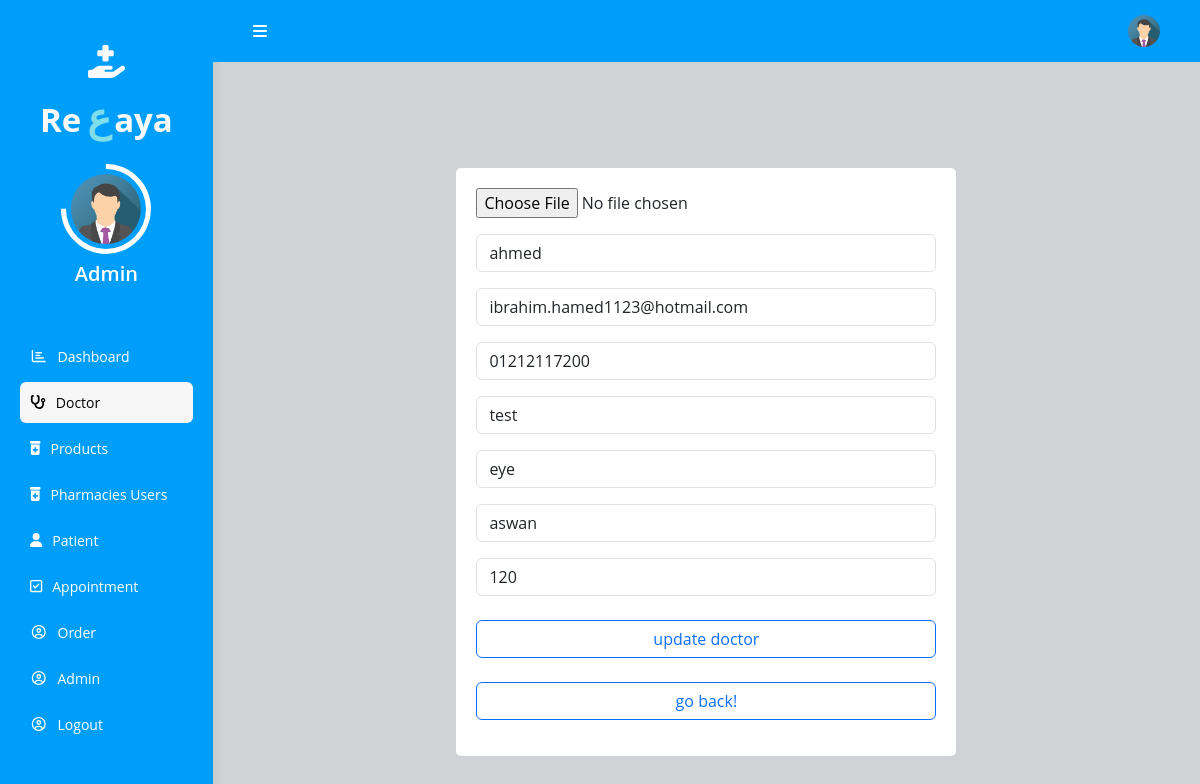
/dashboard/doctors_update.php?edit=154 (signed in), run on the app's committed database.
### tables this page shows
CREATE TABLE `users` (
  `id` int(11) NOT NULL,
  `name` varchar(255) NOT NULL,
  `email` varchar(255) NOT NULL,
  `phone` varchar(255) NOT NULL,
  `address` varchar(255) NOT NULL,
  `role` varchar(255) DEFAULT NULL,
  `gender` varchar(255) DEFAULT NULL,
  `specialization` varchar(255) NOT NULL,
  `price` varchar(255) DEFAULT NULL,
  `docDesc` varchar(255) DEFAULT NULL,
  `image` varchar(255) NOT NULL,
  `password` varchar(255) NOT NULL
);

### dashboard/doctors_update.php (the view, shortened to what this page needs)
<?php
require_once("../componant/config.php");
$id = $_GET['edit'];
$adminId=$_SESSION['id'];
   $query = mysqli_query($conn, "SELECT * FROM users where role='admin' AND id='$adminId'");
   $fetch = mysqli_fetch_array($query);
   $adminName= "<h5 class='text-success text-white mb-3
   '>" . $fetch['name'] . "</h5>";
?>
<!DOCTYPE html>
<html lang="en">
<head>
    <link rel="stylesheet" href="../css/bootstrap.min.css" />
    <link rel="stylesheet" href="../css/all.min.css" />
    <link rel="stylesheet" href="../css/dashboard.css" />
</head>
<body>
    <div class="page d-flex">
        <div id="side" class="sidebar">
            <div class="logo text-center text-white">
                <a class="logo__icon d-block text-light fw-bold" href="home.php"><i
                        class="fa-solid fa-hand-holding-medical"></i>
                    Re<span>ع</span>aya</a>
                <a class="img__link d-block" href="#"><img class="img-fluid" src="../images/admin.png"
                        alt="Admin" /></a>
                <h5 class="mt-2 mb-2 fw-semibold">Admin<h5><?php echo $adminName?></h5>
                </h5>
            </div>
            <ul>
                <li>
                    <a class=" d-flex align-items-center" href="dashboard.php">
                        <i class="fa-regular fa-chart-bar fa-fw"></i>
                        <span>Dashboard</span>
                    </a>
                </li>
                <li>
                    <a class="active d-flex align-items-center" href="doctors.php">
                        <i class="fa-solid fa-stethoscope"></i>
                        <span>Doctor</span>
                    </a>
                </li>
                <li>
                    <a class=" d-flex align-items-center" href="products.php">
                        <i class="fa-solid fa-prescription-bottle-medical"></i>
                        <span>Products</span>
                    </a>
                </li>
                <li>
                    <a class="d-flex align-items-center" href="pharmacie_users.php">
                        <i class="fa-solid fa-prescription-bottle-medical"></i>
                        <span>Pharmacies Users</span>
                    </a>
                </li>
                <li>
                    <a class="d-flex align-items-center" href="patient.php">
                        <i class="fa-solid fa-user"></i>
                        <span>Patient</span>
                    </a>
                </li>
                <li>
                    <a class="d-flex align-items-center" href="appointment.php">
                        <i class="fa-regular fa-square-check"></i>
                        <span>Appointment</span>
                    </a>
                </li>
                <li>
                    <a class="d-flex align-items-center" href="order.php">
                        <i class="fa-regular fa-circle-user fa-fw"></i>
                        <span>Order</span>
                    </a>
                </li>
                <li>
                    <a class="d-flex align-items-center" href="admin.php">
                        <i class="fa-regular fa-circle-user fa-fw"></i>
                        <span>Admin</span>
                    </a>
                </li>
                <li>
                    <a class="d-flex align-items-center" href="../logout.php">
                        <i class="fa-regular fa-circle-user fa-fw"></i>
                        <span>Logout</span>
                    </a>
                </li>
            </ul>
        </div>
        <div class="content">
            <div class="head">
                <div onclick="hide()" class="menu">
                    <i class="fa-solid fa-bars"></i>
                </div>
                <div class="icon d-flex align-items-center">
                    <img src="images/admin.png" alt="" />
                </div>
            </div>
            <div class="popedit" id="pop">
                <div class="form-container">
                    <?php
$select = mysqli_query($conn, "SELECT * FROM users WHERE id  = '$id'");
while ($row = mysqli_fetch_assoc($select)) {
?>
                    <form method="post" id="addForm" enctype="multipart/form-data">
                        <div class="input-control mb-3">
                            <input type="file" class="box" name="doctor_img" accept="image/png, image/jpeg, image/jpg">
                        </div>
                        <div class="input-control mb-3">
                            <input type="text" class="form-control" id="validateName" name="doctor_name"
                                value="<?php echo $row['name']; ?>" />
                        </div>
                        <div class="input-control mb-3">
                            <input type="text" class="form-control" id="validateEmail" placeholder="Email"
                                name="doctor_email" value="<?php echo $row['email']; ?>" />
                        </div>
                        <div class="input-control mb-3">
                            <input type="text" class="form-control" id="validatePhone" placeholder="Phone"
                                name="doctor_phone" value="<?php echo $row['phone']; ?>" />
                        </div>
                        <div class="input-control mb-3">
                            <input type="text" class="form-control" id="validateSpecialization"
                                placeholder="Doctor Descripition" name="doctor_descrip"
                                value="<?php echo $row['docDesc']; ?>" />
                        </div>
                        <div class="input-control mb-3">
                            <input type="text" class="form-control" id="validateSpecialization"
                                placeholder="specialization" value="<?php echo $row['specialization']; ?>" />
                        </div>
                        <div class="input-control mb-3">
                            <input type="text" class="form-control" id="validateAddress" placeholder="Address"
                                name="doctor_adress" value="<?php echo $row['address']; ?>" />
                        </div>
                        <div class="input-control mb-3">
                            <input type="text" class="form-control" id="validateAddress" placeholder="Examination price"
                                name="examination_price" value="<?php echo $row['price']; ?>" />
                        </div>
                        <div class="input-control mb-3 mt-4">
                            <input type="submit" class="form-control btn btn-outline-primary" id="submit"
                                name="update_doctor" value="update doctor" />
                        </div>
                        <div class="input-control mb-3 mt-4">
                            <a href="doctor_admin.php"> <input type="submit!"
                                    class="form-control btn btn-outline-primary" id="submit" value="go back!" /></a>
                        </div>
                    </form>
                    <?php }
         ; ?>
                </div>
            </div>
        </div>
    </div>
</body>
</html>

### css/dashboard.css (style rules this page uses)
:root { --blue-color: #009efb; --blue-alt-color: #0d69d5; --success-color: #09c372; --error-color: #ff3860; }
* { box-sizing: border-box; }
body { font-family: "Open Sans", sans-serif; margin: 0; }
a { text-decoration: none; }
ul { list-style: none; padding: 0; }
.page { background-color: #f1f5f9; min-height: 100vh; }
.popedit { background-color: rgba(52, 49, 49, 0.176); width: 100%; height: 100%; top: 0; left: 0; display: flex; align-items: center; justify-content: center; }
.form-container { width: 500px; padding: 20px; background: #fff; border-radius: 5px; position: relative; }
.form-container input::placeholder { font-size: 14px; color: #888; }
.sidebar { width: 250px; padding: 20px; box-shadow: 0 0 10px #ddd; background-color: var(--blue-color); }
.sidebar>div { margin-bottom: 50px; }
.sidebar .logo .logo__icon { padding: 1.0625rem 0rem; font-size: 2.0625rem; }
.sidebar .logo .logo__icon span { color: #80deea; font-size: 40px; padding: 0rem 0.1875rem 0rem 0.375rem; }
.sidebar .logo .img__link { border: 0.3125rem solid #fff; border-radius: 100%; width: 52%; padding: 0.3125rem; height: 5.625rem; margin: auto; border-top-color: transparent; transform: rotate(-45deg); }
.sidebar .logo .img__link img { border-radius: 100%; transform: rotate(45deg); width: 100%; }
.sidebar .logo h5 { font-size: 1.25rem; }
.sidebar ul li a { margin-bottom: 5px; transition: 0.3s; color: white; padding: 10px; font-size: 14px; border-radius: 6px; }
.sidebar ul li a.active, .sidebar ul li a:hover { background-color: #f6f6f6; color: black; }
.sidebar ul li a span { font-size: 14px; margin-left: 10px; }
.content { overflow: hidden; width: 100vw; }
.content .head { display: flex; align-items: center; justify-content: space-between; background-color: var(--blue-color); padding: 15px 40px; }
.content .head .menu { color: white; cursor: pointer; }
.content .head .icon img { width: 32px; height: 32px; border-radius: 50%; }

### data on the page
users: doctor_name "ahmed", doctor_email "ibrahim.hamed1123@hotmail.com", doctor_phone "01212117200", doctor_descrip "test", specialization "eye", doctor_adress "aswan", examination_price "120"
